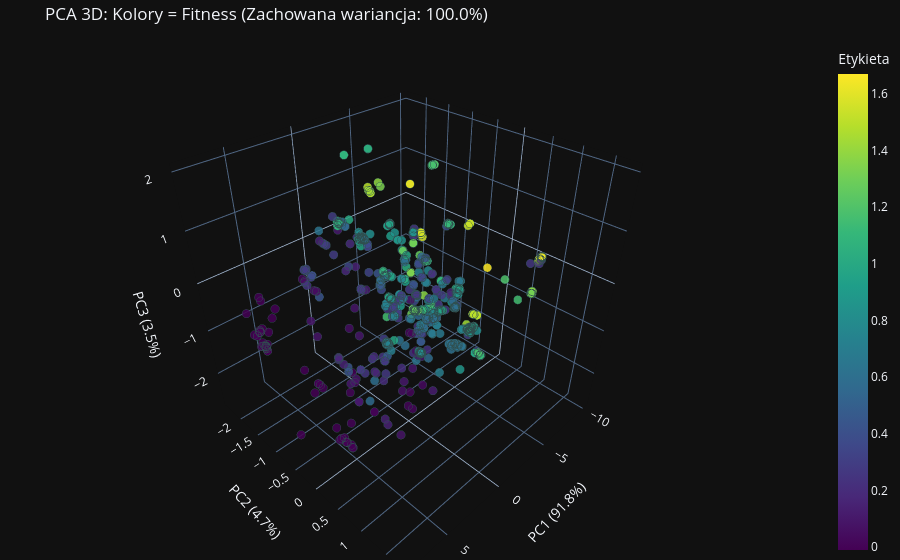

Notebook source saved alongside this figure:
### Markdown cell above
## PCA 3D

### Code cell
def visualize_pca_3d_interactive(latent_vectors, labels, title="Interaktywne PCA 3D"):
    if isinstance(latent_vectors[0], torch.Tensor):
        z_matrix = torch.stack(latent_vectors).detach().cpu().numpy()
    else:
        z_matrix = np.array(latent_vectors)

    labels = np.array(labels)
    assert len(z_matrix) == len(labels), "Liczba wektorów i etykiet musi być identyczna!"

    pca = PCA(n_components=3)
    z_pca = pca.fit_transform(z_matrix)
    exp_var = pca.explained_variance_ratio_ * 100

    hover_texts = [f"Wartość: {lbl:.3f}" if isinstance(lbl, float) else f"Wartość: {lbl}" for lbl in labels]

    df = pd.DataFrame({
        'PC1': z_pca[:, 0],
        'PC2': z_pca[:, 1],
        'PC3': z_pca[:, 2],
        'Etykieta': labels,
        'Szczegóły': hover_texts
    })

    fig = px.scatter_3d(
        df,
        x='PC1',
        y='PC2',
        z='PC3',
        color='Etykieta',          # Kolorowanie na podstawie przekazanych etykiet (np. fitness)
        hover_name='Szczegóły',    # Tekst pojawiający się po najechaniu myszką
        title=f'{title} (Zachowana wariancja: {sum(exp_var):.1f}%)',
        labels={
            'PC1': f'PC1 ({exp_var[0]:.1f}%)',
            'PC2': f'PC2 ({exp_var[1]:.1f}%)',
            'PC3': f'PC3 ({exp_var[2]:.1f}%)'
        },
        color_continuous_scale='Viridis', # Ładna i czytelna mapa kolorów
        opacity=0.85
    )

    fig.update_traces(marker=dict(size=5, line=dict(width=1, color='DarkSlateGrey')))

    fig.update_layout(margin=dict(l=0, r=0, b=0, t=40))

    fig.show()

visualize_pca_3d_interactive(latent_vectors, labels, title="PCA 3D: Kolory = Fitness")

### Figure 1 — Plotly figure (JSON) as saved in the notebook; plotly's stock layout.template omitted (floating-point values rounded to 4 significant figures; data arrays with more than 128 entries replaced by an {"elided": "..."} marker saying what was removed)
{"data": [{"hovertemplate": "<b>%{hovertext}</b><br><br>PC1 (91.8%)=%{x}<br>PC2 (4.7%)=%{y}<br>PC3 (3.5%)=%{z}<br>Etykieta=%{marker.color}<extra></extra>", "hovertext": {"elided": "1000 str values"}, "legendgroup": "", "marker": {"color": {"elided": "1000 float values"}, "coloraxis": "coloraxis", "opacity": 0.85, "symbol": "circle", "line": {"color": "DarkSlateGrey", "width": 1}, "size": 5}, "mode": "markers", "name": "", "scene": "scene", "showlegend": false, "x": {"elided": "1000 float values"}, "y": {"elided": "1000 float values"}, "z": {"elided": "1000 float values"}, "type": "scatter3d"}], "layout": {"scene": {"domain": {"x": [0.0, 1.0], "y": [0.0, 1.0]}, "xaxis": {"title": {"text": "PC1 (91.8%)"}}, "yaxis": {"title": {"text": "PC2 (4.7%)"}}, "zaxis": {"title": {"text": "PC3 (3.5%)"}}}, "coloraxis": {"colorbar": {"title": {"text": "Etykieta"}}, "colorscale": [[0.0, "#440154"], [0.1111, "#482878"], [0.2222, "#3e4989"], [0.3333, "#31688e"], [0.4444, "#26828e"], [0.5556, "#1f9e89"], [0.6667, "#35b779"], [0.7778, "#6ece58"], [0.8889, "#b5de2b"], [1.0, "#fde725"]], "autocolorscale": false}, "legend": {"tracegroupgap": 0}, "title": {"text": "PCA 3D: Kolory = Fitness (Zachowana wariancja: 100.0%)"}, "margin": {"l": 0, "r": 0, "b": 0, "t": 40}}}
